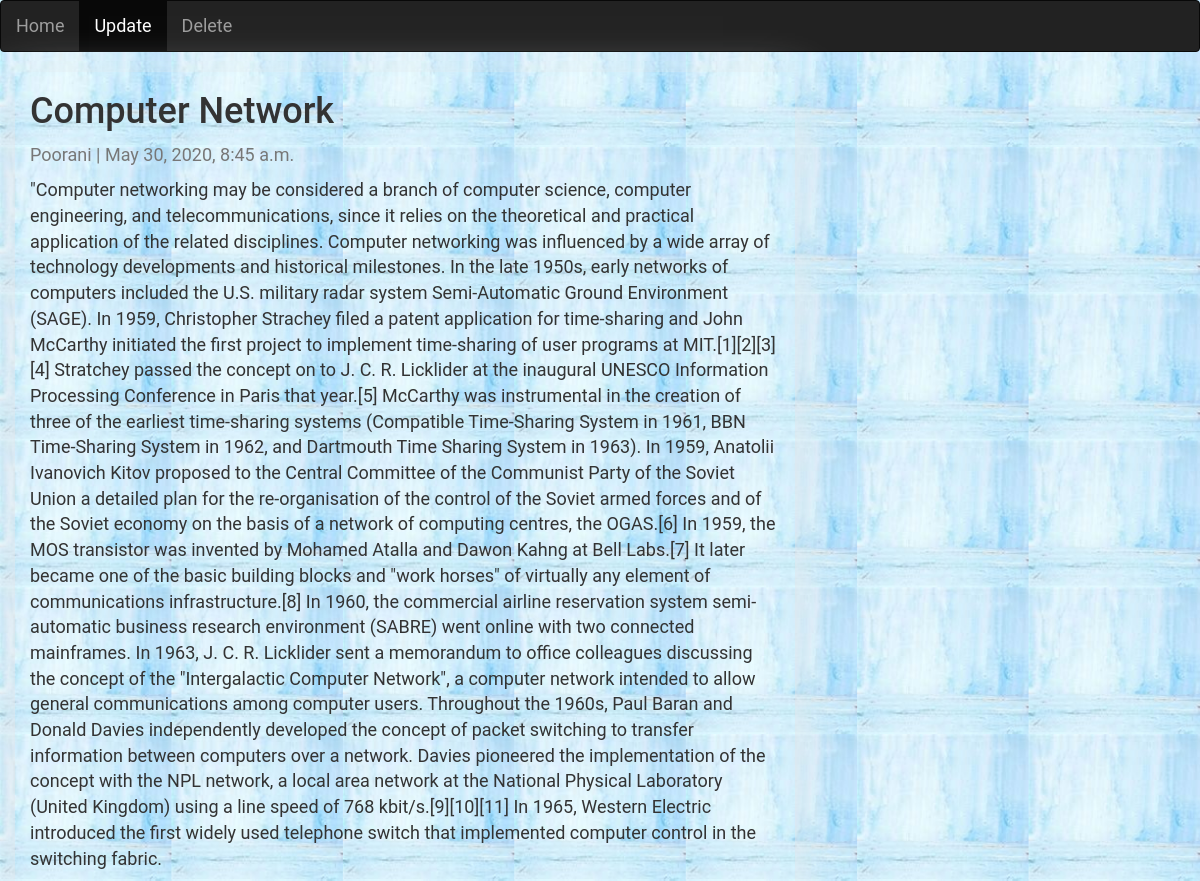
The page /post/26/ on the database its author committed.
### myblog/models.py (models this page shows, shortened)
class Post(models.Model):
    title = models.CharField(max_length=200, unique=True)
    slug = models.SlugField(max_length=200, unique=True)
    author = models.ForeignKey(User, on_delete=models.CASCADE, related_name='blog_posts')
    updated_on = models.DateTimeField(auto_now=True)
    content = models.TextField()
    created_on = models.DateTimeField(auto_now_add=True)
    status = models.IntegerField(choices=STATUS, default=0)
    class Meta:
        ordering = ['-created_on']

### myblog/views.py (the view)
# urls.py: path('post/<int:pk>/',PostDetail.as_view(), name='detail'),
class PostDetail(generic.DetailView):
       model = Post
       template_name = 'detail.html'

### myblog/templates/detail.html
{% extends 'base.html' %}
{% block content %}
<nav class="navbar navbar-inverse">
  <div class="container-fluid">
    <div class="navbar-header">
      <a class="navbar-brand" href="/">Home</a>
    </div>
    <ul class="nav navbar-nav">
      <li class="active"><a href="update/">Update</a></li>
      <li><a href="delete/">Delete</a></li>
  </div>
</nav>
<div class="container">
  <div class="row">
    <div class="col-md-8 card mb-4  mt-3 left  top">
      <div class="card-body">
        <h1>{% block title %} {{ post.title }} {% endblock title %}</h1>
        <p class=" text-muted">{{ post.author }} | {{ post.created_on }}</p>
        <p class="card-text ">{{ post.content }}</p>
      </div>
    </div>
  </div>
</div>
{% endblock content %}

### rows shown on the page
Post: title "Computer Network", author "Poorani", created_on "May 30, 2020, 8:45 a.m.", content "\"Computer networking may be considered a branch of computer science, computer engineering, and telecommunications, since it relies on the theoretical and practical application of the related disciplines. Computer networking was influenced by a wide array of technology developments and historical milestones. In the late 1950s, early networks of computers included the U.S. military radar system Semi-Automatic Ground Environment (SAGE). In 1959, Christopher Strachey filed a patent application for time-sharing and John McCarthy initiated the first project to implement time-sharing of user programs at MIT.[1][2][3][4] Stratchey passed the concept on to J. C. R. Licklider at the inaugural UNESCO…"
